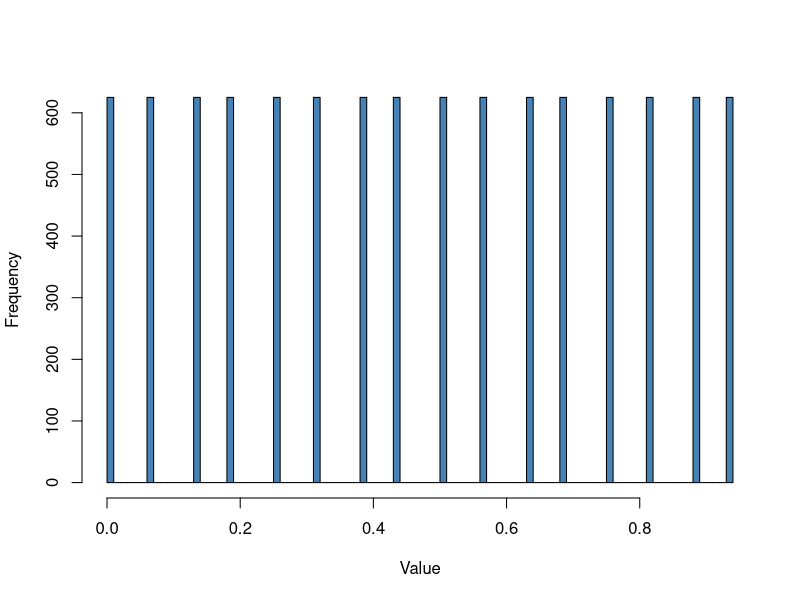
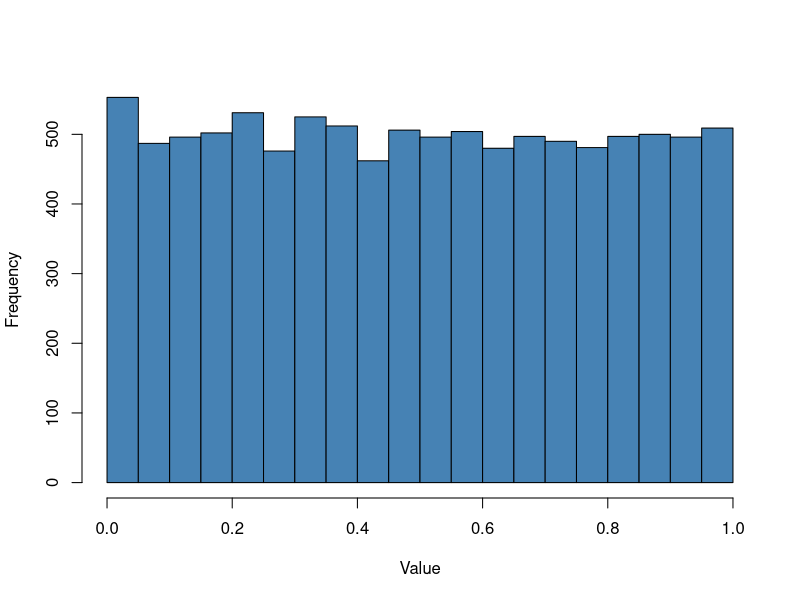
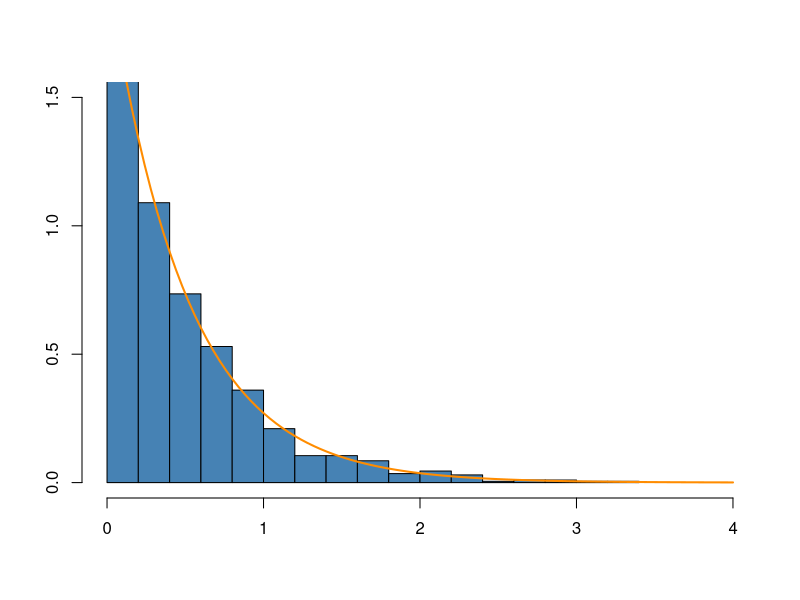
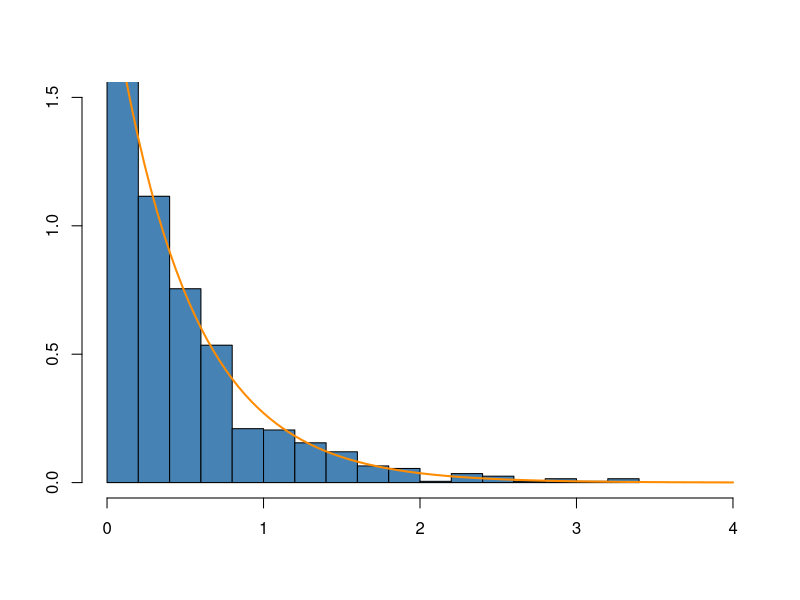
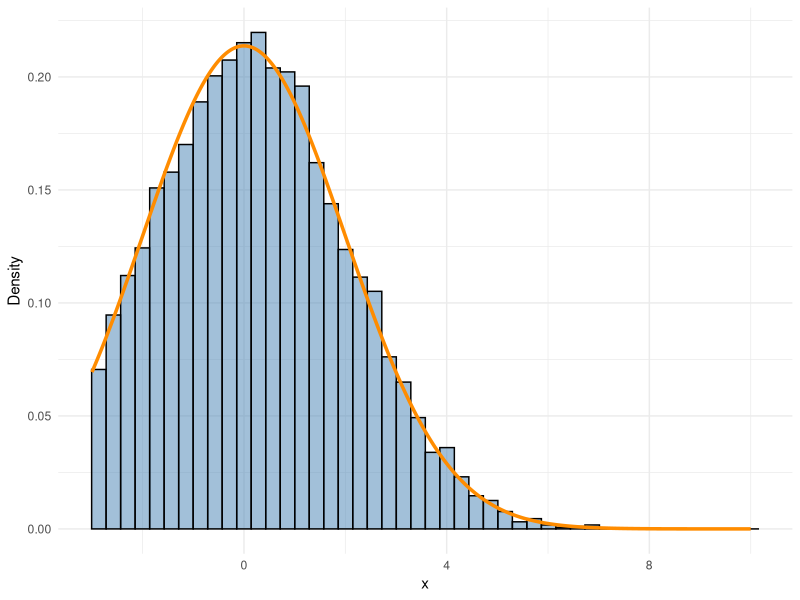

R code for these plots, in order:
## ---- chunk 1
# 'yield' equivalence: a closure preserving the generator's internal state
lcg <- function(modulus, a, c, seed) {
  state <- seed
  function() {
    state <<- (a * state + c) %% modulus
    return(state)
  }
}
## ---- chunk 2
mod <- 128
mult <- 15
increment <- 25
seed <- 1

samples1 <- numeric(10000)
gen <- function(x) {
  lcg(mod, mult, increment, x)
}

g <- gen(seed)
for (i in 1:10000) {
  temp <- g()
  samples1[i] <- temp / mod
}

# Plot histogram using R Base
hist(
  samples1, 
  breaks = 100, 
  col = "steelblue", 
  main = "", 
  xlab = "Value", 
  ylab = "Frequency"
)
## ---- chunk 3
mod <- 2^31 
mult <- 1103515245
increment <- 12345
seed <- 123

samples2 <- numeric(10000)

g <- gen(seed)
for (i in 1:10000) {
  temp <- g()
  samples2[i] <- temp / mod
}

# Plot histogram using R Base (Scott's rule for binning)
hist(
  samples2, 
  breaks = "Scott", 
  col = "steelblue", 
  main = "", 
  xlab = "Value", 
  ylab = "Frequency"
)
## ---- chunk 4
# Kolmogorov-Smirnov test against uniform distribution U(0, 1)
ks.test(samples1, "punif")
## ---- chunk 5
# Kolmogorov-Smirnov test against uniform distribution U(0, 1)
ks.test(samples2, "punif")
## ---- chunk 6
# Kolmogorov-Smirnov test against uniform distribution U(0, 1)
ks.test(runif(1000), "punif")
## ---- chunk 7
exponential_rng <- function(lambda, size = 1){
  u <- runif(size)
  -log(1 - u)/lambda
}

hist(exponential_rng(2,1000), breaks = "Scott", 
  col = "steelblue", , probability=TRUE, xlim = c(0,4), ylim = c(0,1.5), main = '', xlab = '', ylab = '')
curve(dexp(x, 2), add = T, col = 'darkorange', lwd = 2)
## ---- chunk 8
exponential_rng <- function(lambda, size = 1){
  u <- runif(size)
  -log(u)/lambda
}

hist(exponential_rng(2,1000), breaks = "Scott", 
  col = "steelblue", probability=TRUE, xlim = c(0,4), ylim = c(0,1.5), main = '', xlab = '', ylab = '')
curve(dexp(x, 2), add = T, col = 'darkorange', lwd = 2)
## ---- chunk 9
library(ggplot2)

# Truncated normal sampler via inverse CDF method
trunc_normal_rng <- function(mu, sigma, a, b, size) {
  u <- runif(size)
  z <- pnorm((b - mu) / sigma) - pnorm((a - mu) / sigma)
  qnorm(z * u + pnorm((a - mu) / sigma)) * sigma + mu
}

# Grid of points and theoretical PDF calculation
xx <- seq(-3, 10, length.out = 1000)
pdf_vals <- dnorm(xx, mean = 0, sd = 2) / (pnorm(10 / 2) - pnorm(-3 / 2))

# Generate sample data and create data frames for ggplot2
samples <- trunc_normal_rng(mu = 0, sigma = 2, a = -3, b = 10, size = 10000)
df_samples <- data.frame(x = samples)
df_pdf <- data.frame(x = xx, y = pdf_vals)

# Compute binwidth using Scott's rule
bw <- 3.5 * sd(samples) / (length(samples)^(1/3))

# Plot histogram with overlaid theoretical density
ggplot() +
  geom_histogram(
    data = df_samples, 
    aes(x = x, y = after_stat(density)), 
    binwidth = bw, 
    fill = "steelblue", 
    color = "black", 
    alpha = 0.5
  ) +
  geom_line(data = df_pdf, aes(x = x, y = y), color = "darkorange", linewidth = 1.2) +
  theme_minimal() +
  labs(x = "x", y = "Density")
